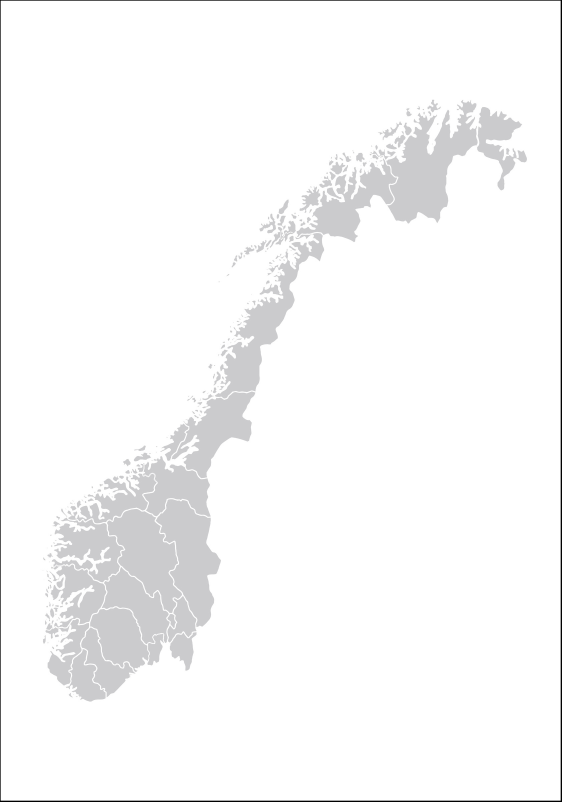
#> input picture Runde2/2.2_Tupler og ordbøker/kart.jpg, 1684 x 2404 px, found by its file name (shown at 1/3 size)
$ python oppgave5.py
#> lines starting #> are read from the running program, lines starting #| are printed output that depends on the picture
import matplotlib.pyplot as plt
import matplotlib.image as mpimg
from pathlib import Path

imageFileName = 'kart.jpg'
imageFolder = 'images'


pyFilePath = Path(__file__).resolve().parent
fullPath = pyFilePath.joinpath(imageFolder).joinpath(imageFileName)

temperaturdata = {
    (245, 270): ("Oslo", 17),       # Oslo
    (60, 320): ("Bergen", 18),     # Bergen
    (270, 505): ("Trondheim", 6),  # Trondheim
    (450, 900): ("Tromsø", 1),     # Tromsø
    (55, 220): ("Stavanger", 23),  # Stavanger
    (130, 150): ("Kristiansand", 24) # Kristiansand
}

# Plott kartbildet som bakgrunn
plt.imshow(mpimg.imread(fullPath), extent=[0, 800, 0, 1200])  # Juster extent for å passe kartstørrelsen
farger = ['#3f00bf','#0000ff', '#7f007f', '#ff0000', '#bf003f']

# Legg til bynavn, temperaturer og prikk for hver by
for (x, y), (by, temp) in temperaturdata.items():
    # Fargekoding for temperatur: kaldt er blått, varmt er rødt
    farge = farger[int(temp/5)]
    # Plot prikk på byens posisjon med temperaturfarge
    plt.scatter(x, y, color=farge, s=50)  # 's' bestemmer størrelsen på prikken

    # Skriv bynavn og temperatur
    plt.text(x, y + 20, f"{by}: {temp}°C", color="black", fontsize=9, ha='center')

# Skjul akser (valgfritt)
plt.axis('off')

# Vis kartet med temperaturdata
plt.show()
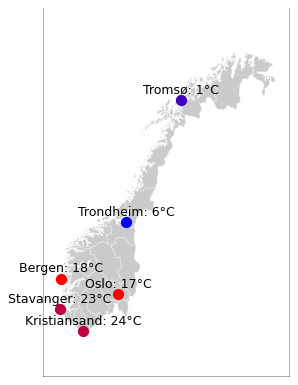
#> figure drawn by matplotlib, 1 panel
